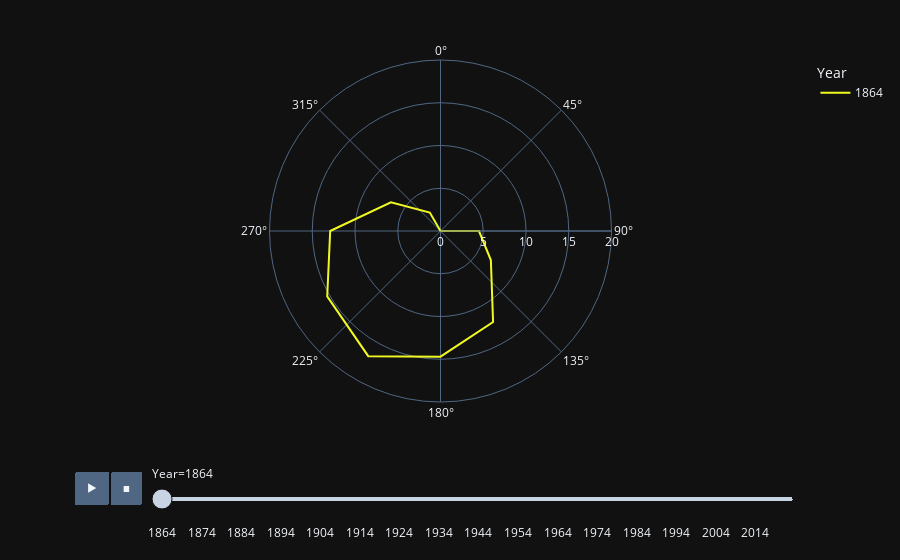

Notebook source saved alongside this figure:
### Code cell
# Jahresuhr der Temperatur
fig = px.line_polar(df, r="Temperature", range_r = [0,20], theta="prep_months", color="Year", line_close=True,animation_frame="Year",
                    color_discrete_sequence=px.colors.sequential.Plasma_r,
                    template="plotly_dark",)
fig.show()

### Figure 1 — Plotly figure (JSON) as saved in the notebook; plotly's stock layout.template omitted (floating-point values rounded to 4 significant figures)
{"data": [{"hovertemplate": "Year=1864<br>Temperature=%{r}<br>prep_months=%{theta}<extra></extra>", "legendgroup": "1864", "line": {"color": "#f0f921", "dash": "solid"}, "marker": {"symbol": "circle"}, "mode": "lines", "name": "1864", "r": [-6.6, -1.5, 4.5, 6.8, 12.3, 14.7, 16.9, 15.3, 12.9, 6.7, 2.5, -4.2, -6.6], "showlegend": true, "subplot": "polar", "theta": [30.0, 60.0, 90.0, 120.0, 150.0, 180.0, 210.0, 240.0, 270.0, 300.0, 330.0, 360.0, 30.0], "type": "scatterpolar"}], "layout": {"polar": {"domain": {"x": [0.0, 1.0], "y": [0.0, 1.0]}, "angularaxis": {"direction": "clockwise", "rotation": 90}, "radialaxis": {"range": [0, 20]}}, "legend": {"title": {"text": "Year"}, "tracegroupgap": 0}, "margin": {"t": 60}, "updatemenus": [{"buttons": [{"args": [null, {"frame": {"duration": 500, "redraw": true}, "mode": "immediate", "fromcurrent": true, "transition": {"duration": 500, "easing": "linear"}}], "label": "&#9654;", "method": "animate"}, {"args": [[null], {"frame": {"duration": 0, "redraw": true}, "mode": "immediate", "fromcurrent": true, "transition": {"duration": 0, "easing": "linear"}}], "label": "&#9724;", "method": "animate"}], "direction": "left", "pad": {"r": 10, "t": 70}, "showactive": false, "type": "buttons", "x": 0.1, "xanchor": "right", "y": 0, "yanchor": "top"}], "sliders": [{"active": 0, "currentvalue": {"prefix": "Year="}, "len": 0.9, "pad": {"b": 10, "t": 60}, "steps": [{"args": [["1864"], {"frame": {"duration": 0, "redraw": true}, "mode": "immediate", "fromcurrent": true, "transition": {"duration": 0, "easing": "linear"}}], "label": "1864", "method": "animate"}, {"args": [["1865"], {"frame": {"duration": 0, "redraw": true}, "mode": "immediate", "fromcurrent": true, "transition": {"duration": 0, "easing": "linear"}}], "label": "1865", "method": "animate"}, {"args": [["1866"], {"frame": {"duration": 0, "redraw": true}, "mode": "immediate", "fromcurrent": true, "transition": {"duration": 0, "easing": "linear"}}], "label": "1866", "method": "animate"}, {"args": [["1867"], {"frame": {"duration": 0, "redraw": true}, "mode": "immediate", "fromcurrent": true, "transition": {"duration": 0, "easing": "linear"}}], "label": "1867", "method": "animate"}, {"args": [["1868"], {"frame": {"duration": 0, "redraw": true}, "mode": "immediate", "fromcurrent": true, "transition": {"duration": 0, "easing": "linear"}}], "label": "1868", "method": "animate"}, {"args": [["1869"], {"frame": {"duration": 0, "redraw": true}, "mode": "immediate", "fromcurrent": true, "transition": {"duration": 0, "easing": "linear"}}], "label": "1869", "method": "animate"}, {"args": [["1870"], {"frame": {"duration": 0, "redraw": true}, "mode": "immediate", "fromcurrent": true, "transition": {"duration": 0, "easing": "linear"}}], "label": "1870", "method": "animate"}, {"args": [["1871"], {"frame": {"duration": 0, "redraw": true}, "mode": "immediate", "fromcurrent": true, "transition": {"duration": 0, "easing": "linear"}}], "label": "1871", "method": "animate"}, {"args": [["1872"], {"frame": {"duration": 0, "redraw": true}, "mode": "immediate", "fromcurrent": true, "transition": {"duration": 0, "easing": "linear"}}], "label": "1872", "method": "animate"}, {"args": [["1873"], {"frame": {"duration": 0, "redraw": true}, "mode": "immediate", "fromcurrent": true, "transition": {"duration": 0, "easing": "linear"}}], "label": "1873", "method": "animate"}, {"args": [["1874"], {"frame": {"duration": 0, "redraw": true}, "mode": "immediate", "fromcurrent": true, "transition": {"duration": 0, "easing": "linear"}}], "label": "1874", "method": "animate"}, {"args": [["1875"], {"frame": {"duration": 0, "redraw": true}, "mode": "immediate", "fromcurrent": true, "transition": {"duration": 0, "easing": "linear"}}], "label": "1875", "method": "animate"}, {"args": [["1876"], {"frame": {"duration": 0, "redraw": true}, "mode": "immediate", "fromcurrent": true, "transition": {"duration": 0, "easing": "linear"}}], "label": "1876", "method": "animate"}, {"args": [["1877"], {"frame": {"duration": 0, "redraw": true}, "mode": "immediate", "fromcurrent": true, "transition": {"duration": 0, "easing": "linear"}}], "label": "1877", "method": "animate"}, {"args": [["1878"], {"frame": {"duration": 0, "redraw": true}, "mode": "immediate", "fromcurrent": true, "transition": {"duration": 0, "easing": "linear"}}], "label": "1878", "method": "animate"}, {"args": [["1879"], {"frame": {"duration": 0, "redraw": true}, "mode": "immediate", "fromcurrent": true, "transition": {"duration": 0, "easing": "linear"}}], "label": "1879", "method": "animate"}, {"args": [["1880"], {"frame": {"duration": 0, "redraw": true}, "mode": "immediate", "fromcurrent": true, "transition": {"duration": 0, "easing": "linear"}}], "label": "1880", "method": "animate"}, {"args": [["1881"], {"frame": {"duration": 0, "redraw": true}, "mode": "immediate", "fromcurrent": true, "transition": {"duration": 0, "easing": "linear"}}], "label": "1881", "method": "animate"}, {"args": [["1882"], {"frame": {"duration": 0, "redraw": true}, "mode": "immediate", "fromcurrent": true, "transition": {"duration": 0, "easing": "linear"}}], "label": "1882", "method": "animate"}, {"args": [["1883"], {"frame": {"duration": 0, "redraw": true}, "mode": "immediate", "fromcurrent": true, "transition": {"duration": 0, "easing": "linear"}}], "label": "1883", "method": "animate"}, {"args": [["1884"], {"frame": {"duration": 0, "redraw": true}, "mode": "immediate", "fromcurrent": true, "transition": {"duration": 0, "easing": "linear"}}], "label": "1884", "method": "animate"}, {"args": [["1885"], {"frame": {"duration": 0, "redraw": true}, "mode": "immediate", "fromcurrent": true, "transition": {"duration": 0, "easing": "linear"}}], "label": "1885", "method": "animate"}, {"args": [["1886"], {"frame": {"duration": 0, "redraw": true}, "mode": "immediate", "fromcurrent": true, "transition": {"duration": 0, "easing": "linear"}}], "label": "1886", "method": "animate"}, {"args": [["1887"], {"frame": {"duration": 0, "redraw": true}, "mode": "immediate", "fromcurrent": true, "transition": {"duration": 0, "easing": "linear"}}], "label": "1887", "method": "animate"}, {"args": [["1888"], {"frame": {"duration": 0, "redraw": true}, "mode": "immediate", "fromcurrent": true, "transition": {"duration": 0, "easing": "linear"}}], "label": "1888", "method": "animate"}, {"args": [["1889"], {"frame": {"duration": 0, "redraw": true}, "mode": "immediate", "fromcurrent": true, "transition": {"duration": 0, "easing": "linear"}}], "label": "1889", "method": "animate"}, {"args": [["1890"], {"frame": {"duration": 0, "redraw": true}, "mode": "immediate", "fromcurrent": true, "transition": {"duration": 0, "easing": "linear"}}], "label": "1890", "method": "animate"}, {"args": [["1891"], {"frame": {"duration": 0, "redraw": true}, "mode": "immediate", "fromcurrent": true, "transition": {"duration": 0, "easing": "linear"}}], "label": "1891", "method": "animate"}, {"args": [["1892"], {"frame": {"duration": 0, "redraw": true}, "mode": "immediate", "fromcurrent": true, "transition": {"duration": 0, "easing": "linear"}}], "label": "1892", "method": "animate"}, {"args": [["1893"], {"frame": {"duration": 0, "redraw": true}, "mode": "immediate", "fromcurrent": true, "transition": {"duration": 0, "easing": "linear"}}], "label": "1893", "method": "animate"}, {"args": [["1894"], {"frame": {"duration": 0, "redraw": true}, "mode": "immediate", "fromcurrent": true, "transition": {"duration": 0, "easing": "linear"}}], "label": "1894", "method": "animate"}, {"args": [["1895"], {"frame": {"duration": 0, "redraw": true}, "mode": "immediate", "fromcurrent": true, "transition": {"duration": 0, "easing": "linear"}}], "label": "1895", "method": "animate"}, {"args": [["1896"], {"frame": {"duration": 0, "redraw": true}, "mode": "immediate", "fromcurrent": true, "transition": {"duration": 0, "easing": "linear"}}], "label": "1896", "method": "animate"}, {"args": [["1897"], {"frame": {"duration": 0, "redraw": true}, "mode": "immediate", "fromcurrent": true, "transition": {"duration": 0, "easing": "linear"}}], "label": "1897", "method": "animate"}, {"args": [["1898"], {"frame": {"duration": 0, "redraw": true}, "mode": "immediate", "fromcurrent": true, "transition": {"duration": 0, "easing": "linear"}}], "label": "1898", "method": "animate"}, {"args": [["1899"], {"frame": {"duration": 0, "redraw": true}, "mode": "immediate", "fromcurrent": true, "transition": {"duration": 0, "easing": "linear"}}], "label": "1899", "method": "animate"}, {"args": [["1900"], {"frame": {"duration": 0, "redraw": true}, "mode": "immediate", "fromcurrent": true, "transition": {"duration": 0, "easing": "linear"}}], "label": "1900", "method": "animate"}, {"args": [["1901"], {"frame": {"duration": 0, "redraw": true}, "mode": "immediate", "fromcurrent": true, "transition": {"duration": 0, "easing": "linear"}}], "label": "1901", "method": "animate"}, {"args": [["1902"], {"frame": {"duration": 0, "redraw": true}, "mode": "immediate", "fromcurrent": true, "transition": {"duration": 0, "easing": "linear"}}], "label": "1902", "method": "animate"}, {"args": [["1903"], {"frame": {"duration": 0, "redraw": true}, "mode": "immediate", "fromcurrent": true, "transition": {"duration": 0, "easing": "linear"}}], "label": "1903", "method": "animate"}, {"args": [["1904"], {"frame": {"duration": 0, "redraw": true}, "mode": "immediate", "fromcurrent": true, "transition": {"duration": 0, "easing": "linear"}}], "label": "1904", "method": "animate"}, {"args": [["1905"], {"frame": {"duration": 0, "redraw": true}, "mode": "immediate", "fromcurrent": true, "transition": {"duration": 0, "easing": "linear"}}], "label": "1905", "method": "animate"}, {"args": [["1906"], {"frame": {"duration": 0, "redraw": true}, "mode": "immediate", "fromcurrent": true, "transition": {"duration": 0, "easing": "linear"}}], "label": "1906", "method": "animate"}, {"args": [["1907"], {"frame": {"duration": 0, "redraw": true}, "mode": "immediate", "fromcurrent": true, "transition": {"duration": 0, "easing": "linear"}}], "label": "1907", "method": "animate"}, {"args": [["1908"], {"frame": {"duration": 0, "redraw": true}, "mode": "immediate", "fromcurrent": true, "transition": {"duration": 0, "easing": "linear"}}], "label": "1908", "method": "animate"}, {"args": [["1909"], {"frame": {"duration": 0, "redraw": true}, "mode": "immediate", "fromcurrent": true, "transition": {"duration": 0, "easing": "linear"}}], "label": "1909", "method": "animate"}, {"args": [["1910"], {"frame": {"duration": 0, "redraw": true}, "mode": "immediate", "fromcurrent": true, "transition": {"duration": 0, "easing": "linear"}}], "label": "1910", "method": "animate"}, {"args": [["1911"], {"frame": {"duration": 0, "redraw": true}, "mode": "immediate", "fromcurrent": true, "transition": {"duration": 0, "easing": "linear"}}], "label": "1911", "method": "animate"}, {"args": [["1912"], {"frame": {"duration": 0, "redraw": true}, "mode": "immediate", "fromcurrent": true, "transition": {"duration": 0, "easing": "linear"}}], "label": "1912", "method": "animate"}, {"args": [["1913"], {"frame": {"duration": 0, "redraw": true}, "mode": "immediate", "fromcurrent": true, "transition": {"duration": 0, "easing": "linear"}}], "label": "1913", "method": "animate"}, {"args": [["1914"], {"frame": {"duration": 0, "redraw": true}, "mode": "immediate", "fromcurrent": true, "transition": {"duration": 0, "easing": "linear"}}], "label": "1914", "method": "animate"}, {"args": [["1915"], {"frame": {"duration": 0, "redraw": true}, "mode": "immediate", "fromcurrent": true, "transition": {"duration": 0, "easing": "linear"}}], "label": "1915", "method": "animate"}, {"args": [["1916"], {"frame": {"duration": 0, "redraw": true}, "mode": "immediate", "fromcurrent": true, "transition": {"duration": 0, "easing": "linear"}}], "label": "1916", "method": "animate"}, {"args": [["1917"], {"frame": {"duration": 0, "redraw": true}, "mode": "immediate", "fromcurrent": true, "transition": {"duration": 0, "easing": "linear"}}], "label": "1917", "method": "animate"}, {"args": [["1918"], {"frame": {"duration": 0, "redraw": true}, "mode": "immediate", "fromcurrent": true, "transition": {"duration": 0, "easing": "linear"}}], "label": "1918", "method": "animate"}, {"args": [["1919"], {"frame": {"duration": 0, "redraw": true}, "mode": "immediate", "fromcurrent": true, "transition": {"duration": 0, "easing": "linear"}}], "label": "1919", "method": "animate"}, {"args": [["1920"], {"frame": {"duration": 0, "redraw": true}, "mode": "immediate", "fromcurrent": true, "transition": {"duration": 0, "easing": "linear"}}], "label": "1920", "method": "animate"}, {"args": [["1921"], {"frame": {"duration": 0, "redraw": true}, "mode": "immediate", "fromcurrent": true, "transition": {"duration": 0, "easing": "linear"}}], "label": "1921", "method": "animate"}, {"args": [["1922"], {"frame": {"duration": 0, "redraw": true}, "mode": "immediate", "fromcurrent": true, "transition": {"duration": 0, "easing": "linear"}}], "label": "1922", "method": "animate"}, {"args": [["1923"], {"frame": {"duration": 0, "redraw": true}, "mode": "immediate", "fromcurrent": true, "transition": {"duration": 0, "easing": "linear"}}], "label": "1923", "method": "animate"}, {"args": [["1924"], {"frame": {"duration": 0, "redraw": true}, "mode": "immediate", "fromcurrent": true, "transition": {"duration": 0, "easing": "linear"}}], "label": "1924", "method": "animate"}, {"args": [["1925"], {"frame": {"duration": 0, "redraw": true}, "mode": "immediate", "fromcurrent": true, "transition": {"duration": 0, "easing": "linear"}}], "label": "1925", "method": "animate"}, {"args": [["1926"], {"frame": {"duration": 0, "redraw": true}, "mode": "immediate", "fromcurrent": true, "transition": {"duration": 0, "easing": "linear"}}], "label": "1926", "method": "animate"}, {"args": [["1927"], {"frame": {"duration": 0, "redraw": true}, "mode": "immediate", "fromcurrent": true, "transition": {"duration": 0, "easing": "linear"}}], "label": "1927", "method": "animate"}, {"args": [["1928"], {"frame": {"duration": 0, "redraw": true}, "mode": "immediate", "fromcurrent": true, "transition": {"duration": 0, "easing": "linear"}}], "label": "1928", "method": "animate"}, {"args": [["1929"], {"frame": {"duration": 0, "redraw": true}, "mode": "immediate", "fromcurrent": true, "transition": {"duration": 0, "easing": "linear"}}], "label": "1929", "method": "animate"}, {"args": [["1930"], {"frame": {"duration": 0, "redraw": true}, "mode": "immediate", "fromcurrent": true, "transition": {"duration": 0, "easing": "linear"}}], "label": "1930", "method": "animate"}, {"args": [["1931"], {"frame": {"duration": 0, "redraw": true}, "mode": "immediate", "fromcurrent": true, "transition": {"duration": 0, "easing": "linear"}}], "label": "1931", "method": "animate"}, {"args": [["1932"], {"frame": {"duration": 0, "redraw": true}, "mode": "immediate", "fromcurrent": true, "transition": {"duration": 0, "easing": "linear"}}], "label": "1932", "method": "animate"}, {"args": [["1933"], {"frame": {"duration": 0, "redraw": true}, "mode": "immediate", "fromcurrent": true, "transition": {"duration": 0, "easing": "linear"}}], "label": "1933", "method": "animate"}, {"args": [["1934"], {"frame": {"duration": 0, "redraw": true}, "mode": "immediate", "fromcurrent": true, "transition": {"duration": 0, "easing": "linear"}}], "label": "1934", "method": "animate"}, {"args": [["1935"], {"frame": {"duration": 0, "redraw": true}, "mode": "immediate", "fromcurrent": true, "transition": {"duration": 0, "easing": "linear"}}], "label": "1935", "method": "animate"}, {"args": [["1936"], {"frame": {"duration": 0, "redraw": true}, "mode": "immediate", "fromcurrent": true, "transition": {"duration": 0, "easing": "linear"}}], "label": "1936", "method": "animate"}, {"args": [["1937"], {"frame": {"duration": 0, "redraw": true}, "mode": "immediate", "fromcurrent": true, "transition": {"duration": 0, "easing": "linear"}}], "label": "1937", "method": "animate"}, {"args": [["1938"], {"frame": {"duration": 0, "redraw": true}, "mode": "immediate", "fromcurrent": true, "transition": {"duration": 0, "easing": "linear"}}], "label": "1938", "method": "animate"}, {"args": [["1939"], {"frame": {"duration": 0, "redraw": true}, "mode": "immediate", "fromcurrent": true, "transition": {"duration": 0, "easing": "linear"}}], "label": "1939", "method": "animate"}, {"args": [["1940"], {"frame": {"duration": 0, "redraw": true}, "mode": "immediate", "fromcurrent": true, "transition": {"duration": 0, "easing": "linear"}}], "label": "1940", "method": "animate"}, {"args": [["1941"], {"frame": {"duration": 0, "redraw": true}, "mode": "immediate", "fromcurrent": true, "transition": {"duration": 0, "easing": "linear"}}], "label": "1941", "method": "animate"}, {"args": [["1942"], {"frame": {"duration": 0, "redraw": true}, "mode": "immediate", "fromcurrent": true, "transition": {"duration": 0, "easing": "linear"}}], "label": "1942", "method": "animate"}, {"args": [["1943"], {"frame": {"duration": 0, "redraw": true}, "mode": "immediate", "fromcurrent": true, "transition": {"duration": 0, "easing": "linear"}}], "label": "1943", "method": "animate"}, {"args": [["1944"], {"frame": {"duration": 0, "redraw": true}, "mode": "immediate", "fromcurrent": true, "transition": {"duration": 0, "easing": "linear"}}], "label": "1944", "method": "animate"}, {"args": [["1945"], {"frame": {"duration": 0, "redraw": true}, "mode": "immediate", "fromcurrent": true, "transition": {"duration": 0, "easing": "linear"}}], "label": "1945", "method": "animate"}, {"args": [["1946"], {"frame": {"duration": 0, "redraw": true}, "mode": "immediate", "fromcurrent": true, "transition": {"duration": 0, "easing": "linear"}}], "label": "1946", "method": "animate"}, {"args": [["1947"], {"frame": {"duration": 0, "redraw": true}, "mode": "immediate", "fromcurrent": true, "transition": {"duration": 0, "easing": "linear"}}], "label": "1947", "method": "animate"}, {"args": [["1948"], {"frame": {"duration": 0, "redraw": true}, "mode": "immediate", "fromcurrent": true, "transition": {"duration": 0, "easing": "linear"}}], "label": "1948", "method": "animate"}, {"args": [["1949"], {"frame": {"duration": 0, "redraw": true}, "mode": "immediate", "fromcurrent": true, "transition": {"duration": 0, "easing": "linear"}}], "label": "1949", "method": "animate"}, {"args": [["1950"], {"frame": {"duration": 0, "redraw": true}, "mode": "immediate", "fromcurrent": true, "transition": {"duration": 0, "easing": "linear"}}], "label": "1950", "method": "animate"}, {"args": [["1951"], {"frame": {"duration": 0, "redraw": true}, "mode": "immediate", "fromcurrent": true, "transition": {"duration": 0, "easing": "linear"}}], "label": "1951", "method": "animate"}, {"args": [["1952"], {"frame": {"duration": 0, "redraw": true}, "mode": "immediate", "fromcurrent": true, "transition": {"duration": 0, "easing": "linear"}}], "label": "1952", "method": "animate"}, {"args": [["1953"], {"frame": {"duration": 0, "redraw": true}, "mode": "immediate", "fromcurrent": true, "transition": {"duration": 0, "easing": "linear"}}], "label": "1953", "method": "animate"}, {"args": [["1954"], {"frame": {"duration": 0, "redraw": true}, "mode": "immediate", "fromcurrent": true, "transition": {"duration": 0, "easing": "linear"}}], "label": "1954", "method": "animate"}, {"args": [["1955"], {"frame": {"duration": 0, "redraw": true}, "mode": "immediate", "fromcurrent": true, "transition": {"duration": 0, "easing": "linear"}}], "label": "1955", "method": "animate"}, {"args": [["1956"], {"frame": {"duration": 0, "redraw": true}, "mode": "immediate", "fromcurrent": true, "transition": {"duration": 0, "easing": "linear"}}], "label": "1956", "method": "animate"}, {"args": [["1957"], {"frame": {"duration": 0, "redraw": true}, "mode": "immediate", "fromcurrent": true, "transition": {"duration": 0, "easing": "linear"}}], "label": "1957", "method": "animate"}, {"args": [["1958"], {"frame": {"duration": 0, "redraw": true}, "mode": "immediate", "fromcurrent": true, "transition": {"duration": 0, "easing": "linear"}}], "label": "1958", "method": "animate"}, {"args": [["1959"], {"frame": {"duration": 0, "redraw": true}, "mode": "immediate", "fromcurrent": true, "transition": {"duration": 0, "easing": "linear"}}], "label": "1959", "method": "animate"}, {"args": [["1960"], {"frame": {"duration": 0, "redraw": true}, "mode": "immediate", "fromcurrent": true, "transition": {"duration": 0, "easing": "linear"}}], "label": "1960", "method": "animate"}, {"args": [["1961"], {"frame": {"duration": 0, "redraw": true}, "mode": "immediate", "fromcurrent": true, "transition": {"duration": 0, "easing": "linear"}}], "label": "1961", "method": "animate"}, {"args": [["1962"], {"frame": {"duration": 0, "redraw": true}, "mode": "immediate", "fromcurrent": true, "transition": {"duration": 0, "easing": "linear"}}], "label": "1962", "method": "animate"}, {"args": [["1963"], {"frame": {"duration": 0, "redraw": true}, "mode": "immediate", "fromcurrent": true, "transition": {"duration": 0, "easing": "linear"}}], "label": "1963", "method": "animate"}, {"args": [["1964"], {"frame": {"duration": 0, "redraw": true}, "mode": "immediate", "fromcurrent": true, "transition": {"duration": 0, "easing": "linear"}}], "label": "1964", "method": "animate"}, {"args": [["1965"], {"frame": {"duration": 0, "redraw": true}, "mode": "immediate", "fromcurrent": true, "transition": {"duration": 0, "easing": "linear"}}], "label": "1965", "method": "animate"}, {"args": [["1966"], {"frame": {"duration": 0, "redraw": true}, "mode": "immediate", "fromcurrent": true, "transition": {"duration": 0, "easing": "linear"}}], "label": "1966", "method": "animate"}, {"args": [["1967"], {"frame": {"duration": 0, "redraw": true}, "mode": "immediate", "fromcurrent": true, "transition": {"duration": 0, "easing": "linear"}}], "label": "1967", "method": "animate"}, {"args": [["1968"], {"frame": {"duration": 0, "redraw": true}, "mode": "immediate", "fromcurrent": true, "transition": {"duration": 0, "easing": "linear"}}], "label": "1968", "method": "animate"}, {"args": [["1969"], {"frame": {"duration": 0, "redraw": true}, "mode": "immediate", "fromcurrent": true, "transition": {"duration": 0, "easing": "linear"}}], "label": "1969", "method": "animate"}, {"args": [["1970"], {"frame": {"duration": 0, "redraw": true}, "mode": "immediate", "fromcurrent": true, "transition": {"duration": 0, "easing": "linear"}}], "label": "1970", "method": "animate"}, {"args": [["1971"], {"frame": {"duration": 0, "redraw": true}, "mode": "immediate", "fromcurrent": true, "transition": {"duration": 0, "easing": "linear"}}], "label": "1971", "method": "animate"}, {"args": [["1972"], {"frame": {"duration": 0, "redraw": true}, "mode": "immediate", "fromcurrent": true, "transition": {"duration": 0, "easing": "linear"}}], "label": "1972", "method": "animate"}, {"args": [["1973"], {"frame": {"duration": 0, "redraw": true}, "mode": "immediate", "fromcurrent": true, "transition": {"duration": 0, "easing": "linear"}}], "label": "1973", "method": "animate"}, {"args": [["1974"], {"frame": {"duration": 0, "redraw": true}, "mode": "immediate", "fromcurrent": true, "transition": {"duration": 0, "easing": "linear"}}], "label": "1974", "method": "animate"}, {"args": [["1975"], {"frame": {"duration": 0, "redraw": true}, "mode": "immediate", "fromcurrent": true, "transition": {"duration": 0, "easing": "linear"}}], "label": "1975", "method": "animate"}, {"args": [["1976"], {"frame": {"duration": 0, "redraw": true}, "mode": "immediate", "fromcurrent": true, "transition": {"duration": 0, "easing": "linear"}}], "label": "1976", "method": "animate"}, {"args": [["1977"], {"frame": {"duration": 0, "redraw": true}, "mode": "immediate", "fromcurrent": true, "transition": {"duration": 0, "easing": "linear"}}], "label": "1977", "method": "animate"}, {"args": [["1978"], {"frame": {"duration": 0, "redraw": true}, "mode": "immediate", "fromcurrent": true, "transition": {"duration": 0, "easing": "linear"}}], "label": "1978", "method": "animate"}, {"args": [["1979"], {"frame": {"duration": 0, "redraw": true}, "mode": "immediate", "fromcurrent": true, "transition": {"duration": 0, "easing": "linear"}}], "label": "1979", "method": "animate"}, {"args": [["1980"], {"frame": {"duration": 0, "redraw": true}, "mode": "immediate", "fromcurrent": true, "transition": {"duration": 0, "easing": "linear"}}], "label": "1980", "method": "animate"}, {"args": [["1981"], {"frame": {"duration": 0, "redraw": true}, "mode": "immediate", "fromcurrent": true, "transition": {"duration": 0, "easing": "linear"}}], "label": "1981", "method": "animate"}, {"args": [["1982"], {"frame": {"duration": 0, "redraw": true}, "mode": "immediate", "fromcurrent": true, "transition": {"duration": 0, "easing": "linear"}}], "label": "1982", "method": "animate"}, {"args": [["1983"], {"frame": {"duration": 0, "redraw": true}, "mode": "immediate", "fromcurrent": true, "transition": {"duration": 0, "easing": "linear"}}], "label": "1983", "method": "animate"}, {"args": [["1984"], {"frame": {"duration": 0, "redraw": true}, "mode": "immediate", "fromcurrent": true, "transition": {"duration": 0, "easing": "linear"}}], "label": "1984", "method": "animate"}, {"args": [["1985"], {"frame": {"duration": 0, "redraw": true}, "mode": "immediate", "fromcurrent": true, "transition": {"duration": 0, "easing": "linear"}}], "label": "1985", "method": "animate"}, {"args": [["1986"], {"frame": {"duration": 0, "redraw": true}, "mode": "immediate", "fromcurrent": true, "transition": {"duration": 0, "easing": "linear"}}], "label": "1986", "method": "animate"}, {"args": [["1987"], {"frame": {"duration": 0, "redraw": true}, "mode": "immediate", "fromcurrent": true, "transition": {"duration": 0, "easing": "linear"}}], "label": "1987", "method": "animate"}, {"args": [["1988"], {"frame": {"duration": 0, "redraw": true}, "mode": "immediate", "fromcurrent": true, "transition": {"duration": 0, "easing": "linear"}}], "label": "1988", "method": "animate"}, {"args": [["1989"], {"frame": {"duration": 0, "redraw": true}, "mode": "immediate", "fromcurrent": true, "transition": {"duration": 0, "easing": "linear"}}], "label": "1989", "method": "animate"}, {"args": [["1990"], {"frame": {"duration": 0, "redraw": true}, "mode": "immediate", "fromcurrent": true, "transition": {"duration": 0, "easing": "linear"}}], "label": "1990", "method": "animate"}, {"args": [["1991"], {"frame": {"duration": 0, "redraw": true}, "mode": "immediate", "fromcurrent": true, "transition": {"duration": 0, "easing": "linear"}}], "label": "1991", "method": "animate"}, {"args": [["1992"], {"frame": {"duration": 0, "redraw": true}, "mode": "immediate", "fromcurrent": true, "transition": {"duration": 0, "easing": "linear"}}], "label": "1992", "method": "animate"}, {"args": [["1993"], {"frame": {"duration": 0, "redraw": true}, "mode": "immediate", "fromcurrent": true, "transition": {"duration": 0, "easing": "linear"}}], "label": "1993", "method": "animate"}, {"args": [["1994"], {"frame": {"duration": 0, "redraw": true}, "mode": "immediate", "fromcurrent": true, "transition": {"duration": 0, "easing": "linear"}}], "label": "1994", "method": "animate"}, {"args": [["1995"], {"frame": {"duration": 0, "redraw": true}, "mode": "immediate", "fromcurrent": true, "transition": {"duration": 0, "easing": "linear"}}], "label": "1995", "method": "animate"}, {"args": [["1996"], {"frame": {"duration": 0, "redraw": true}, "mode": "immediate", "fromcurrent": true, "transition": {"duration": 0, "easing": "linear"}}], "label": "1996", "method": "animate"}, {"args": [["1997"], {"frame": {"duration": 0, "redraw": true}, "mode": "immediate", "fromcurrent": true, "transition": {"duration": 0, "easing": "linear"}}], "label": "1997", "method": "animate"}, {"args": [["1998"], {"frame": {"duration": 0, "redraw": true}, "mode": "immediate", "fromcurrent": true, "transition": {"duration": 0, "easing": "linear"}}], "label": "1998", "method": "animate"}, {"args": [["1999"], {"frame": {"duration": 0, "redraw": true}, "mode": "immediate", "fromcurrent": true, "transition": {"duration": 0, "easing": "linear"}}], "label": "1999", "method": "animate"}, {"args": [["2000"], {"frame": {"duration": 0, "redraw": true}, "mode": "immediate", "fromcurrent": true, "transition": {"duration": 0, "easing": "linear"}}], "label": "2000", "method": "animate"}, {"args": [["2001"], {"frame": {"duration": 0, "redraw": true}, "mode": "immediate", "fromcurrent": true, "transition": {"duration": 0, "easing": "linear"}}], "label": "2001", "method": "animate"}, {"args": [["2002"], {"frame": {"duration": 0, "redraw": true}, "mode": "immediate", "fromcurrent": true, "transition": {"duration": 0, "easing": "linear"}}], "label": "2002", "method": "animate"}, {"args": [["2003"], {"frame": {"duration": 0, "redraw": true}, "mode": "immediate", "fromcurrent": true, "transition": {"duration": 0, "easing": "linear"}}], "label": "2003", "method": "animate"}, {"args": [["2004"], {"frame": {"duration": 0, "redraw": true}, "mode": "immediate", "fromcurrent": true, "transition": {"duration": 0, "easing": "linear"}}], "label": "2004", "method": "animate"}, {"args": [["2005"], {"frame": {"duration": 0, "redraw": true}, "mode": "immediate", "fromcurrent": true, "transition": {"duration": 0, "easing": "linear"}}], "label": "2005", "method": "animate"}, {"args": [["2006"], {"frame": {"duration": 0, "redraw": true}, "mode": "immediate", "fromcurrent": true, "transition": {"duration": 0, "easing": "linear"}}], "label": "2006", "method": "animate"}, {"args": [["2007"], {"frame": {"duration": 0, "redraw": true}, "mode": "immediate", "fromcurrent": true, "transition": {"duration": 0, "easing": "linear"}}], "label": "2007", "method": "animate"}, {"args": [["2008"], {"frame": {"duration": 0, "redraw": true}, "mode": "immediate", "fromcurrent": true, "transition": {"duration": 0, "easing": "linear"}}], "label": "2008", "method": "animate"}, {"args": [["2009"], {"frame": {"duration": 0, "redraw": true}, "mode": "immediate", "fromcurrent": true, "transition": {"duration": 0, "easing": "linear"}}], "label": "2009", "method": "animate"}, {"args": [["2010"], {"frame": {"duration": 0, "redraw": true}, "mode": "immediate", "fromcurrent": true, "transition": {"duration": 0, "easing": "linear"}}], "label": "2010", "method": "animate"}, {"args": [["2011"], {"frame": {"duration": 0, "redraw": true}, "mode": "immediate", "fromcurrent": true, "transition": {"duration": 0, "easing": "linear"}}], "label": "2011", "method": "animate"}, {"args": [["2012"], {"frame": {"duration": 0, "redraw": true}, "mode": "immediate", "fromcurrent": true, "transition": {"duration": 0, "easing": "linear"}}], "label": "2012", "method": "animate"}, {"args": [["2013"], {"frame": {"duration": 0, "redraw": true}, "mode": "immediate", "fromcurrent": true, "transition": {"duration": 0, "easing": "linear"}}], "label": "2013", "method": "animate"}, {"args": [["2014"], {"frame": {"duration": 0, "redraw": true}, "mode": "immediate", "fromcurrent": true, "transition": {"duration": 0, "easing": "linear"}}], "label": "2014", "method": "animate"}, {"args": [["2015"], {"frame": {"duration": 0, "redraw": true}, "mode": "immediate", "fromcurrent": true, "transition": {"duration": 0, "easing": "linear"}}], "label": "2015", "method": "animate"}, {"args": [["2016"], {"frame": {"duration": 0, "redraw": true}, "mode": "immediate", "fromcurrent": true, "transition": {"duration": 0, "easing": "linear"}}], "label": "2016", "method": "animate"}, {"args": [["2017"], {"frame": {"duration": 0, "redraw": true}, "mode": "immediate", "fromcurrent": true, "transition": {"duration": 0, "easing": "linear"}}], "label": "2017", "method": "animate"}, {"args": [["2018"], {"frame": {"duration": 0, "redraw": true}, "mode": "immediate", "fromcurrent": true, "transition": {"duration": 0, "easing": "linear"}}], "label": "2018", "method": "animate"}, {"args": [["2019"], {"frame": {"duration": 0, "redraw": true}, "mode": "immediate", "fromcurrent": true, "transition": {"duration": 0, "easing": "linear"}}], "label": "2019", "method": "animate"}, {"args": [["2020"], {"frame": {"duration": 0, "redraw": true}, "mode": "immediate", "fromcurrent": true, "transition": {"duration": 0, "easing": "linear"}}], "label": "2020", "method": "animate"}, {"args": [["2021"], {"frame": {"duration": 0, "redraw": true}, "mode": "immediate", "fromcurrent": true, "transition": {"duration": 0, "easing": "linear"}}], "label": "2021", "method": "animate"}, {"args": [["2022"], {"frame": {"duration": 0, "redraw": true}, "mode": "immediate", "fromcurrent": true, "transition": {"duration": 0, "easing": "linear"}}], "label": "2022", "method": "animate"}, {"args": [["2023"], {"frame": {"duration": 0, "redraw": true}, "mode": "immediate", "fromcurrent": true, "transition": {"duration": 0, "easing": "linear"}}], "label": "2023", "method": "animate"}], "x": 0.1, "xanchor": "left", "y": 0, "yanchor": "top"}]}}
